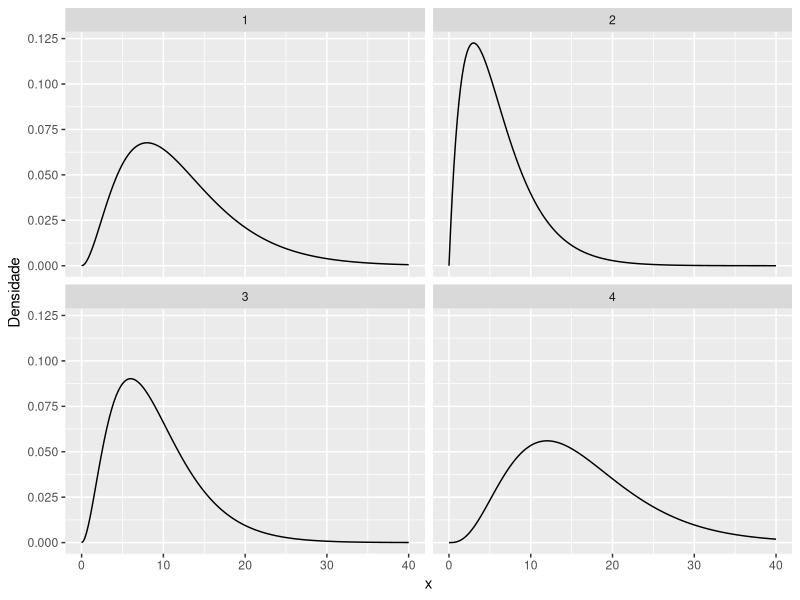
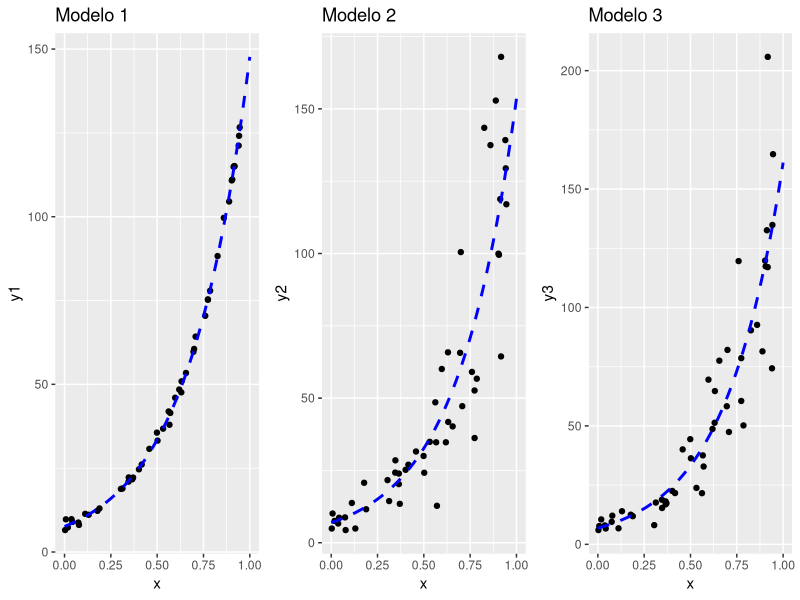

Write R code to recreate these figures, in order.
## ---- chunk 1
knitr::opts_chunk$set(echo = TRUE)
## ---- chunk 2
library(ggplot2)
library(gridExtra)

# Função para calcular a densidade gama
dgamma_values <- function(x, scale, shape) {
  return(dgamma(x, scale = scale, shape = shape))
}

# Gerar dados para plotagem
x <- seq(0, 40, length.out = 200)

# Criar dataframe com os valores das densidades
df <- data.frame(x = rep(x, 4),
                 y = c(dgamma_values(x, scale = 4, shape = 3),
                       dgamma_values(x, scale = 3, shape = 2),
                       dgamma_values(x, scale = 3, shape = 3),
                       dgamma_values(x, scale = 4, shape = 4)),
                 group = factor(rep(1:4, each = length(x))))

# Plotar os gráficos usando ggplot2
p <- ggplot(df, aes(x = x, y = y)) +
  geom_line() +
  facet_wrap(~ group, nrow = 2) +
  labs(y = "Densidade")

# Plotar o gráfico
print(p)
## ---- chunk 3
n<-50 # tamanho da amostra
x<-runif(n,0,1)
# Componente sistemático do modelo
eta<-2 + 3*x # preditor linear
mu<-exp(eta) # média da variável resposta supondo ligação log.
# Parâmetros para a distribuição gama

var<- 2 # suposição de variância constante
alpha <- mu^2/var
sigma <- var/mu
# componente aleatório do modelo
# Simulação de variáveis gama
y1 <- rgamma(n, shape = alpha, scale = sigma) 
#Criando um data frame
df1<-data.frame(y1,x)
## ---- chunk 4
#Ajuste do modelo
mod1<-glm(y1~x,data = df1,Gamma(link = "log"))
## ---- chunk 5
#Resumo do ajuste
summary(mod1)
## ---- chunk 6
phi<- 10 # parâmtro de precisão
alpha <- phi
sigma<-mu/phi
# componente aleatório do modelo
y2 <- rgamma(n, shape=alpha, scale=sigma) 
#Criando um data frame
df2<-data.frame(y2,x)
#Ajuste do modelo 2
mod2<-glm(y2~x,data = df2,Gamma(link = "log"))
# Resumo do modelo 2
(b<-summary(mod2))
## ---- chunk 7
1/b$dispersion
## ---- chunk 8
phi<- 10 #parâmtro de precisão 
# componente aleatório do modelo
nresp<-rgamma(n,phi)
y3<-(mu/phi)*nresp # variável resposta
#Criando um data frame
df3<-data.frame(y3,x)
#Ajuste do modelo 2
mod3<-glm(y3~x,data = df3,Gamma(link = "log"))
# Resumo do modelo 2
(b2<-summary(mod3))
1/b2$dispersion
## ---- chunk 9
library(ggplot2)
library(gridExtra)

# Gerar previsões para novos dados
new_data <- data.frame(x = seq(0, 1, length.out = 200))
prdys1 <- predict(mod1, newdata = new_data, type = "response")
prdys2 <- predict(mod2, newdata = new_data, type = "response")
prdys3 <- predict(mod3, newdata = new_data, type = "response")

# Criar dataframe para os dados originais
data_orig <- data.frame(x = x, y1 = y1, y2 = y2, y3 = y3)

# Plotar gráficos usando ggplot2
p1 <- ggplot(data_orig, aes(x = x, y = y1)) +
  geom_point() +
  geom_line(data = data.frame(x = new_data$x, y = prdys1), aes(x = x, y = y), col = "blue", linetype = "dashed", size = 1) +
  ggtitle("Modelo 1")

p2 <- ggplot(data_orig, aes(x = x, y = y2)) +
  geom_point() +
  geom_line(data = data.frame(x = new_data$x, y = prdys2), aes(x = x, y = y), col = "blue", linetype = "dashed", size = 1) +
  ggtitle("Modelo 2")

p3 <- ggplot(data_orig, aes(x = x, y = y3)) +
  geom_point() +
  geom_line(data = data.frame(x = new_data$x, y = prdys3), aes(x = x, y = y), col = "blue", linetype = "dashed", size = 1) +
  ggtitle("Modelo 3")

# Organizar os gráficos em um único painel
grid.arrange(p1, p2, p3, nrow = 1)
